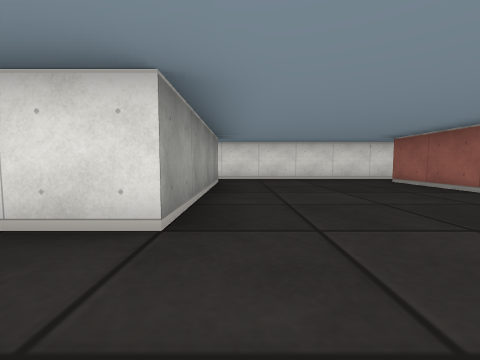
[1] (above)

18 first-person views from a walk through a cub3D level. The camera is about half as high as the walls, tilts 4° down and sees 90° across. The floor is counted in squares. Each view is taken from the middle of a square. On the plan, view 1 faces up. The plan holds only what a view shows up to about 9 squares ahead; the rest is blank.

[2]
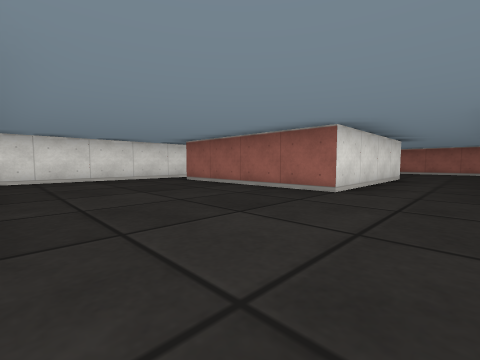

[3]
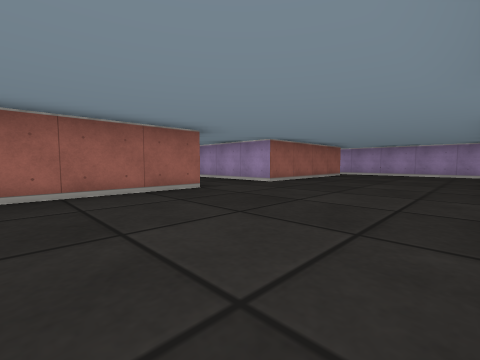

[4]
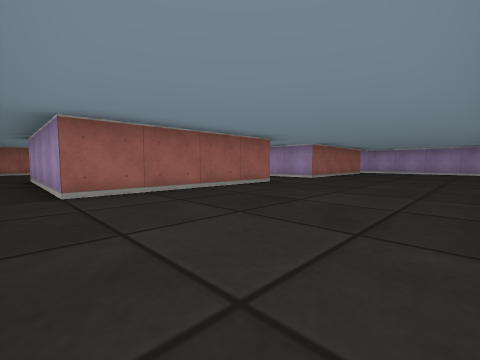

[5]
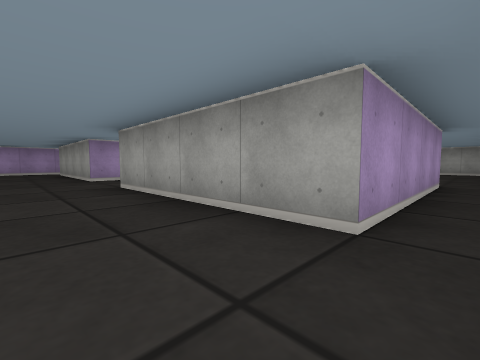

[6]
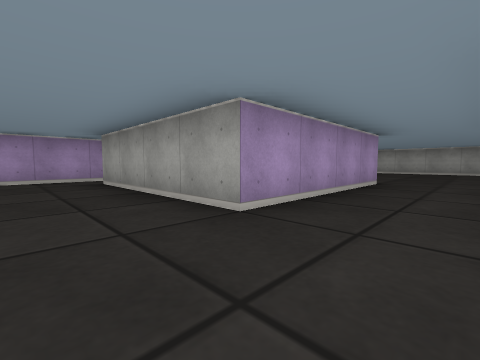

[7]
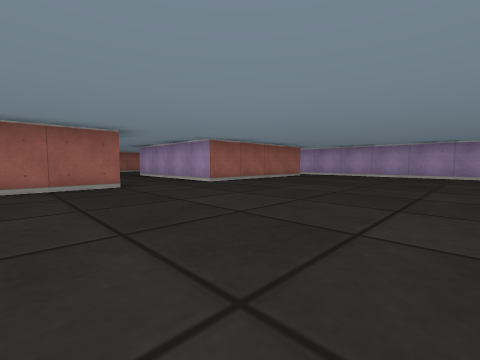

[8]
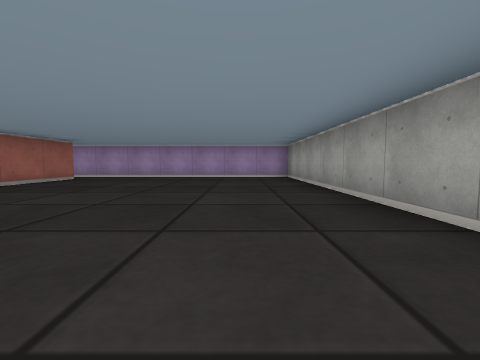

[9]
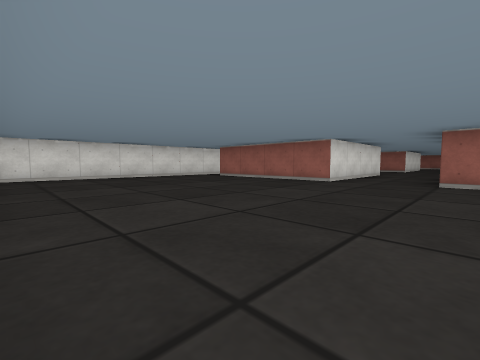

[10]
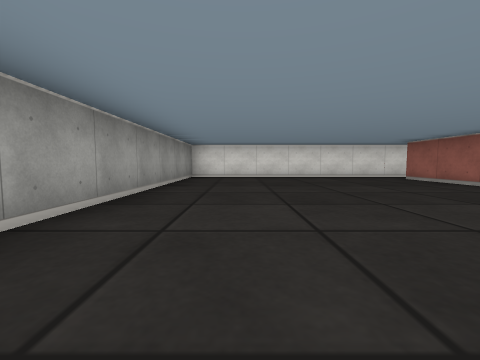

[11]
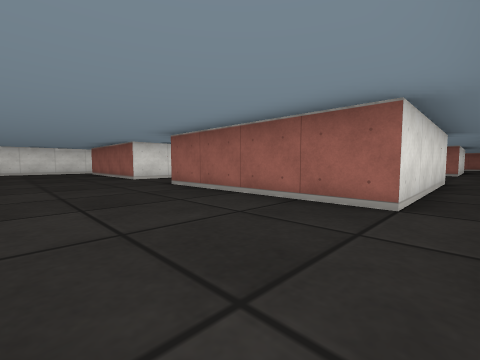

[12]
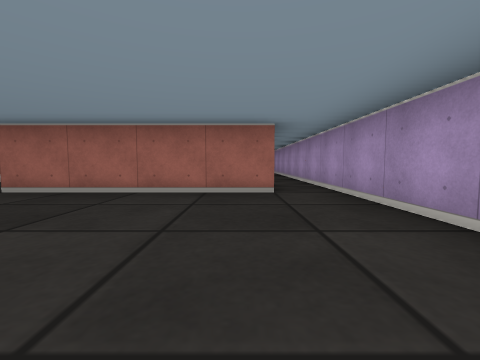

[13]
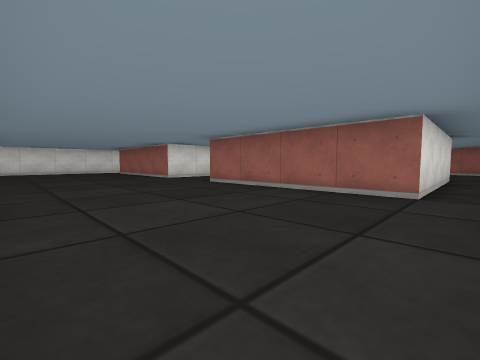

[14]
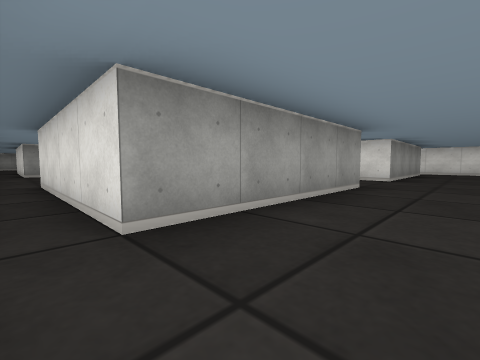

[15]
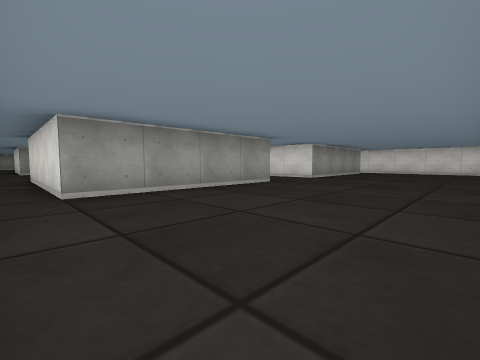

[16]
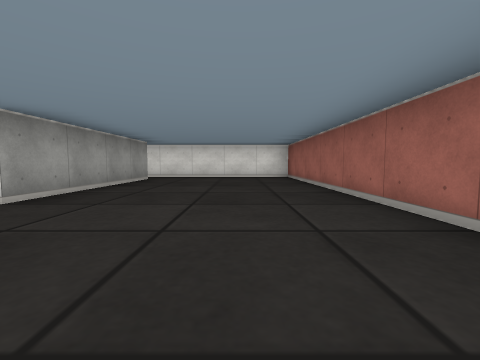

[17]
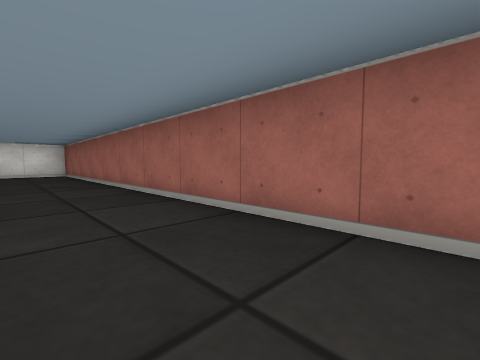

[18]
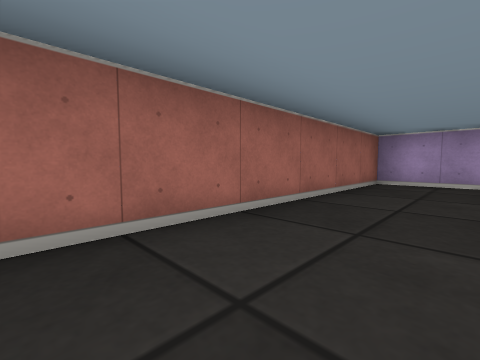

### Floor plan
Ten units are one square. View 1 is at (0, 0); x grows to the right and y downward. Boxes are objects, and circles mark ways between rooms. Rooms are numbered by the first view taken in them; rooms with no view inside come last. Other rooms are left out.
<svg viewBox="-110 -70 230 130">
<path fill="none" stroke="#000" d="M-5 5 -5 45M-5 -55 -5 -15M75 -15 35 -15 35 -55 75 -55M42 -65 -6 -65M-9 55 75 55M75 45 35 45 35 5 64 5M-38 -65 -105 -65 -105 55 -38 55M-5 -15 -45 -15 -45 -55 -5 -55M-5 45 -45 45 -45 5 -5 5M75 5 75 45M75 -55 75 -15M75 55 115 55 115 -65 71 -65"/>
<circle cx="0" cy="-5" r="3" fill="#2a7"/>
<circle cx="0" cy="-60" r="3" fill="#2a7"/>
<circle cx="0" cy="50" r="3" fill="#2a7"/>
<circle cx="70" cy="-5" r="3" fill="#2a7"/>
<circle cx="70" cy="-60" r="3" fill="#2a7"/>
<circle cx="70" cy="50" r="3" fill="#2a7"/>
<text x="20" y="-10">1</text>
<text x="-70" y="-10">2</text>
<text x="90" y="-10">3</text>
</svg>
Room 1 opens to room 2. Room 1 opens to room 3.

Where each view was taken, in squares from view 1:
view 1: 0 up, 0 right, facing up
view 2: 0 up, 0 right, facing up-right
view 3: 4 up, 0 right, facing down-right
view 4: 6 up, 0 right, facing down-right
view 5: 6 up, 1 right, facing down-left
view 6: 1 up, 1 right, facing down-left
view 7: 3 up, 9 left, facing down-right
view 8: 2 up, 9 left, facing down
view 9: 1 down, 10 left, facing up-right
view 10: 1 down, 9 left, facing up
view 11: 5 down, 7 left, facing up-right
view 12: 4 down, 0 right, facing right
view 13: 5 down, 0 right, facing up-right
view 14: 5 down, 9 right, facing up-left
view 15: 5 down, 11 right, facing up-left
view 16: 1 down, 10 right, facing up
view 17: 3 down, 10 right, facing up-right
view 18: 0 up, 10 right, facing down-right
